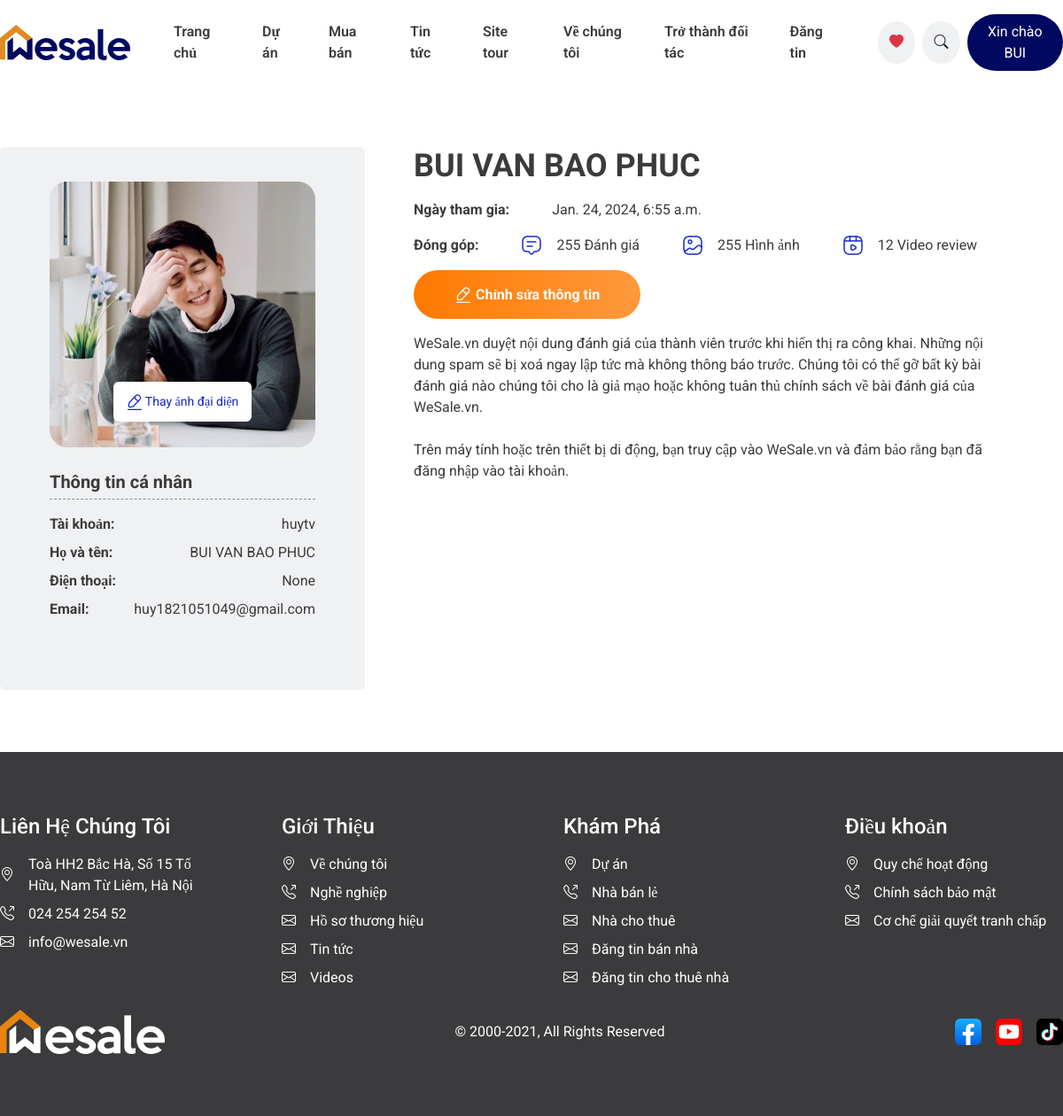
Before: /accounts/profile/ (signed in) with the older database file.
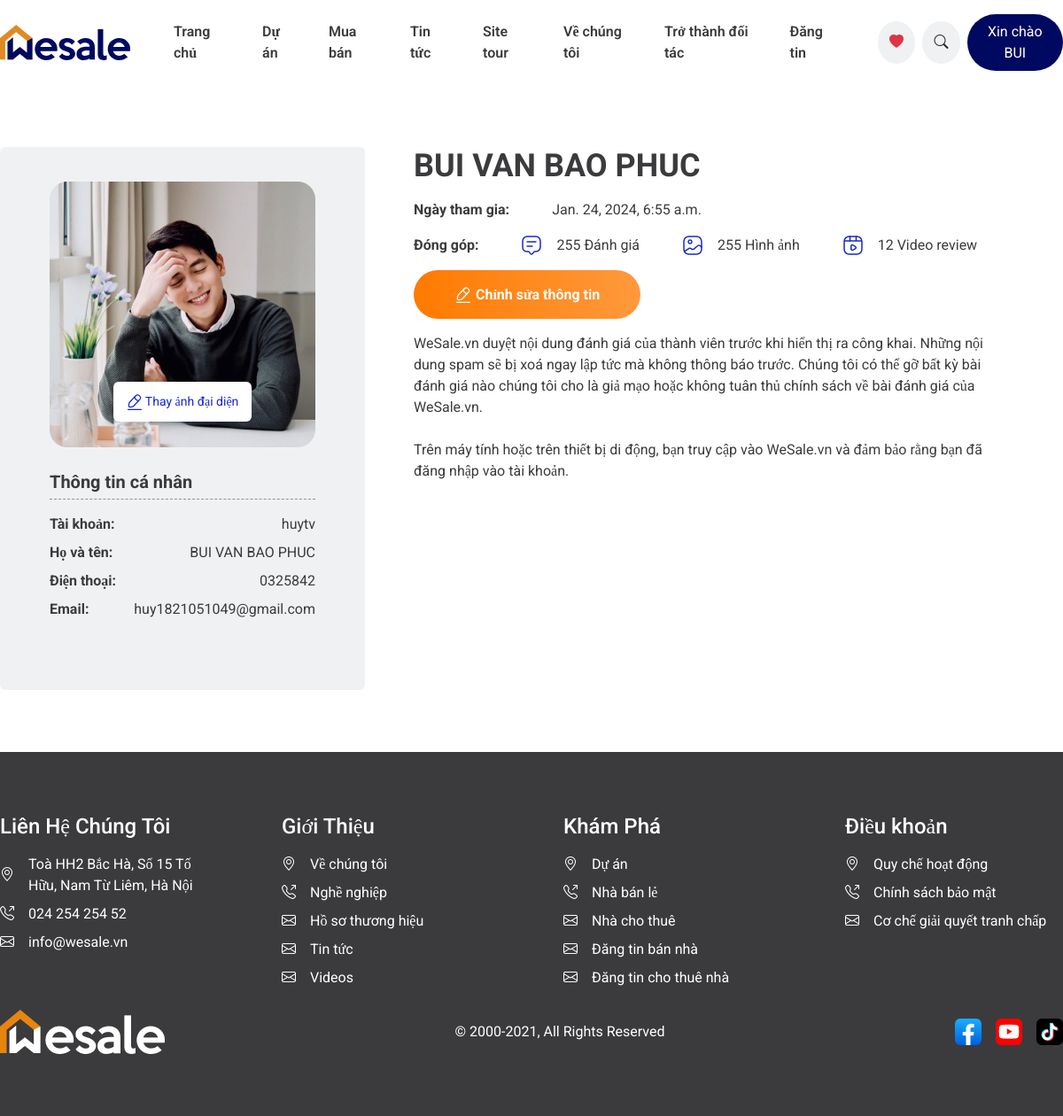
After: the same page with the newer database file.
### ui/models.py (models this page shows)
class User(AbstractUser):
	phone = models.CharField(max_length=15, null=True, blank=True)
	class Meta:
		db_table = "users"

### ui/views.py (the view)
# urls.py: path("accounts/profile/", ProfilePage.as_view(), name="profile"),
class ProfilePage(TemplateView):
	template_name = "profile/profile.html"
	def get_context_data(self, **kwargs):
		context = super().get_context_data(**kwargs)
		if self.request.user.is_authenticated:
			context['info_user'] = self.request.user
			context['last_name'] = self.request.user.last_name
		else:
			context['not_info_user'] = True
		return context

### ui/templates/profile/profile.html (shortened to what this page needs)
{% extends 'layout.html' %}
{% load static %}
{% block login %}
{% if last_name %}
<a href="{% url 'profile' %}">
    <button class="button-login rounded-pill text-white h-100 flex-fill border-0 px-3 py-2">Xin chào {{ last_name }}</button>
</a>
{% else %}
<a href="{% url 'login' %}">
    <button class="button-login rounded-pill text-white h-100 flex-fill border-0 px-3 py-2">Đăng nhập</button>
</a>
{% endif %}
{% endblock %}
{% block static %}
<link rel="stylesheet" type="text/css" href="{% static 'css/profile.css'%}">
{% endblock %}
{% block content %}
<div class="container-content">
    <div class="d-flex">
        {% include 'components/profile.html' %}
        <div class="flex-fill profile-right">
            <h1 class="text-main mb-3">{{ info_user.last_name }} {{ info_user.first_name }}</h1>
            <div class="d-flex gap-5 text-main mb-3">
                <b class="text-main">Ngày tham gia:</b>
                <span>{{ info_user.date_joined }}</span>
            </div>
            <div class="d-flex gap-5 text-main mb-3">
                <b class="text-main">Đóng góp:</b>
                <div class="d-flex gap-5">
                    <div class="d-flex gap-3">
                        <img src="{% static 'images/message-text.svg'%}">
                        <span class="text-main">255 Đánh giá</span>
                    </div>
                    <div class="d-flex gap-3">
                        <img src="{% static 'images/gallery.svg'%}">
                        <span class="text-main">255 Hình ảnh</span>
                    </div>
                    <div class="d-flex gap-3">
                        <img src="{% static 'images/video-play.svg'%}">
                        <span class="text-main">12 Video review</span>
                    </div>
                </div>
            </div>
            <div class="mb-3">
                <div class="edit-information rounded-pill">
                    <a href="{% url 'profile-edit' %}">
                        <img src="{% static 'images/edit-2.svg' %}">
                        <b class="text-white">Chỉnh sửa thông tin</b>
                    </a>
                </div>
            </div>
            <div>
                <p class="text-main">
                    WeSale.vn duyệt nội dung đánh giá của thành viên trước khi hiển thị ra công khai. Những nội dung spam sẽ bị xoá ngay lập tức mà không thông báo trước. Chúng tôi có thể gỡ bất kỳ bài đánh giá nào chúng tôi cho là giả mạo hoặc không tuân thủ chính sách về bài đánh giá của WeSale.vn.
                    <br />
                    <br />
                    Trên máy tính hoặc trên thiết bị di động, bạn truy cập vào WeSale.vn và đảm bảo rằng bạn đã đăng nhập vào tài khoản.
                </p>
            </div>
        </div>
    </div>
</div>
{% endblock %}

### ui/templates/layout.html (shortened to what this page needs)
{% load static %}
<!DOCTYPE html>
<html>
<head>
    <link href="https://cdn.jsdelivr.net/npm/bootstrap@5.3.2/dist/css/bootstrap.min.css" rel="stylesheet">
    <link rel="stylesheet" href="https://cdn.jsdelivr.net/npm/bootstrap-icons@1.11.2/font/bootstrap-icons.min.css">
    <link rel="stylesheet" type="text/css" href="{% static 'css/style.css' %}">
    <link rel="stylesheet" href="https://cdnjs.cloudflare.com/ajax/libs/slick-carousel/1.9.0/slick.css" />
    <link rel="stylesheet" href="https://cdnjs.cloudflare.com/ajax/libs/slick-carousel/1.9.0/slick-theme.css" />
    {% block static %}{% endblock %}
</head>
<body>
    <header class="my-3">
        <div class="d-flex justify-content-center align-items-center container-header">
            <img src="{% static 'images/Group.svg'%}">
            <div>
                <ul class="d-flex align-items-center mb-0 ps-0 header-center">
                    <li><a href="{% url 'home' %}">Trang chủ</a></li>
                    <li><a href="{% url 'list-projects' %}">Dự án</a></li>
                    <li><a href="{% url 'advertisement' %}">Mua bán</a></li>
                    <li><a href="{% url 'news' %}">Tin tức</a></li>
                    <li><a href="{% url 'sitetour' %}">Site tour</a></li>
                    <li><a href="#">Về chúng tôi</a></li>
                    <li><a href="#">Trở thành đối tác</a></li>
                    <li><a href="#">Đăng tin</a></li>
                </ul>
            </div>
            <div class="d-flex align-items-center gap-2">
                <div class="rounded-circle header-icon d-flex align-items-center justify-content-center"><i class="bi bi-heart-fill text-danger"></i></div>
                <div class="rounded-circle header-icon d-flex align-items-center justify-content-center"><i class="bi bi-search"></i></div>
                <div>
                    {% block login %}
                    {% endblock %}
                </div>
            </div>
        </div>
    </header>
    <main>
        {% block content %}{% endblock %}
    </main>
    <footer class="container-footer">
        <div class="content-footer">
            <div class="row gap-5 mb-3">
                <div class="col">
                    <h4 class="text-white mb-3">Liên Hệ Chúng Tôi</h4>
                    <div class="d-flex align-items-center gap-3 mb-2">
                        <i class="bi bi-geo-alt text-white"></i>
                        <p class="text-white mb-0">Toà HH2 Bắc Hà, Số 15 Tố Hữu, Nam Từ Liêm, Hà Nội</p>
                    </div>
                    <div class="d-flex align-items-center gap-3 mb-2">
                        <i class="bi bi-telephone-outbound text-white"></i>
                        <p class="text-white mb-0">024 254 254 52</p>
                    </div>
                    <div class="d-flex align-items-center gap-3 mb-2">
                        <i class="bi bi-envelope text-white"></i>
                        <p class="text-white mb-0">info@wesale.vn</p>
                    </div>
                </div>
                <div class="col">
                    <h4 class="text-white mb-3">Giới Thiệu</h4>
                    <div class="d-flex align-items-center gap-3 mb-2">
                        <i class="bi bi-geo-alt text-white"></i>
                        <p class="text-white mb-0">Về chúng tôi</p>
                    </div>
                    <div class="d-flex align-items-center gap-3 mb-2">
                        <i class="bi bi-telephone-outbound text-white"></i>
                        <p class="text-white mb-0">Nghề nghiệp</p>
                    </div>
                    <div class="d-flex align-items-center gap-3 mb-2">
                        <i class="bi bi-envelope text-white"></i>
                        <p class="text-white mb-0">Hồ sơ thương hiệu</p>
                    </div>
                    <div class="d-flex align-items-center gap-3 mb-2">
                        <i class="bi bi-envelope text-white"></i>
                        <p class="text-white mb-0">Tin tức</p>
                    </div>
                    <div class="d-flex align-items-center gap-3 mb-2">
                        <i class="bi bi-envelope text-white"></i>
                        <p class="text-white mb-0">Videos</p>
                    </div>
                </div>
                <div class="col">
                    <h4 class="text-white mb-3">Khám Phá</h4>
                    <div class="d-flex align-items-center gap-3 mb-2">
                        <i class="bi bi-geo-alt text-white"></i>
                        <p class="text-white mb-0">Dự án</p>
                    </div>
                    <div class="d-flex align-items-center gap-3 mb-2">
                        <i class="bi bi-telephone-outbound text-white"></i>
                        <p class="text-white mb-0">Nhà bán lẻ</p>
                    </div>
                    <div class="d-flex align-items-center gap-3 mb-2">
                        <i class="bi bi-envelope text-white"></i>
                        <p class="text-white mb-0">Nhà cho thuê</p>
                    </div>
                    <div class="d-flex align-items-center gap-3 mb-2">
                        <i class="bi bi-envelope text-white"></i>
                        <p class="text-white mb-0">Đăng tin bán nhà</p>
                    </div>
                    <div class="d-flex align-items-center gap-3 mb-2">
                        <i class="bi bi-envelope text-white"></i>
                        <p class="text-white mb-0">Đăng tin cho thuê nhà</p>
                    </div>
                </div>
                <div class="col">
                    <h4 class="text-white mb-3">Điều khoản</h4>
                    <div class="d-flex align-items-center gap-3 mb-2">
                        <i class="bi bi-geo-alt text-white"></i>
                        <p class="text-white mb-0">Quy chế hoạt động</p>
                    </div>
                    <div class="d-flex align-items-center gap-3 mb-2">
                        <i class="bi bi-telephone-outbound text-white"></i>
                        <p class="text-white mb-0">Chính sách bảo mật</p>
                    </div>
                    <div class="d-flex align-items-center gap-3 mb-2">
                        <i class="bi bi-envelope text-white"></i>
                        <p class="text-white mb-0">Cơ chế giải quyết tranh chấp</p>
                    </div>
                </div>
            </div>
            <div class="d-flex justify-content-between align-items-center">
                <img src="{% static 'images/Frame.png'%}">
                <span class="text-white">© 2000-2021, All Rights Reserved</span>
                <div class="d-flex gap-3">
                    <img src="{% static 'images/Facebook.png'%}">
                    <img src="{% static 'images/YouTube.png'%}">
                    <img src="{% static 'images/TikTok.png'%}">
                </div>
            </div>
        </div>
    </footer>
</body>
</html>

### ui/templates/components/profile.html (shortened to what this page needs)
{% load static %}
<div class="profile-left rounded">
    <div class="position-relative">
        <img src="{% static 'images/Rectangle 25.png' %}">
        <div class="position-absolute bottom-0 w-100 d-flex justify-content-center">
            <div class="change-avatar rounded" >
                <div id="change-avatar">
                    <img src="{% static 'images/edit-3.svg'%}">
                    Thay ảnh đại diện
                </div>
            </div>
        </div>
    </div>
    <div class="py-4">
        <div class="information pb-1">
            <b class="text-main ">Thông tin cá nhân</b>
        </div>
        <div class="py-3 d-flex flex-column gap-2">
            <div class="d-flex justify-content-between">
                <b class="text-main">Tài khoản:</b>
                <span class="text-main">{{ info_user.username }}</span>
            </div>
            <div class="d-flex justify-content-between">
                <b class="text-main">Họ và tên:</b>
                <span class="text-main">{{ info_user.last_name }} {{ info_user.first_name }}</span>
            </div>
            <div class="d-flex justify-content-between">
                <b class="text-main">Điện thoại:</b>
                <span class="text-main">{{ info_user.phone }}</span>
            </div>
            <div class="d-flex justify-content-between">
                <b class="text-main">Email:</b>
                <span class="text-main">{{ info_user.email }}</span>
            </div>
        </div>
    </div>
</div>

### ui/static/css/style.css (style rules this page uses)
body { font-family: Roboto !important; overflow-x: hidden; }
header { margin: 0 auto; }
a, ul { text-decoration: none; list-style: none; }
.header-icon { width: 48px; height: 48px; background: #F0F1F2; }
.button-login { background: #000960; }
.container-header { gap: 49px; }
.header-center { gap: 40px; }
.header-center a { color: #3B3B3D; font-weight: 600; }
.text-main { color: #3B3B3D; }
.container-content { max-width: 1280px; margin: 0px auto; padding: 70px 0px; }
h1 { font-family: Roboto; font-size: 36px; font-weight: 700; }
.container-footer { background: #3B3B3D; }
.content-footer { max-width: 1280px; margin: 0 auto; padding: 70px 0px; }

### ui/static/css/profile.css (style rules this page uses)
.profile-left { padding: 39px 56px; background: #F0F1F2; }
.information { font-size: 20px; }
.information { border-bottom: 1px dashed #00000066; }
.profile-right { padding: 0px 55px; }
.edit-information { padding: 15.5px 46px; background: linear-gradient(90.12deg, #FF7A00 0.1%, #FF993C 99.91%); display: inline-block; }
.change-avatar { background: white; display: inline-block; margin-bottom: 29px; padding: 12px 15px; color: #1728CD; font-size: 14px; cursor: pointer; }

Changed rows visible on the page:
changed User "BUI": phone "None" → "0325842"
